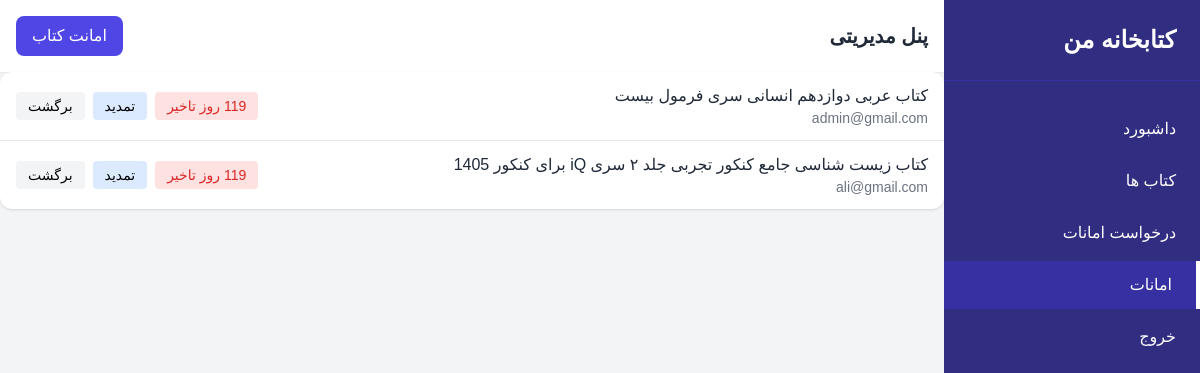
Before: /admin/loans_all (signed in) with the older database file.
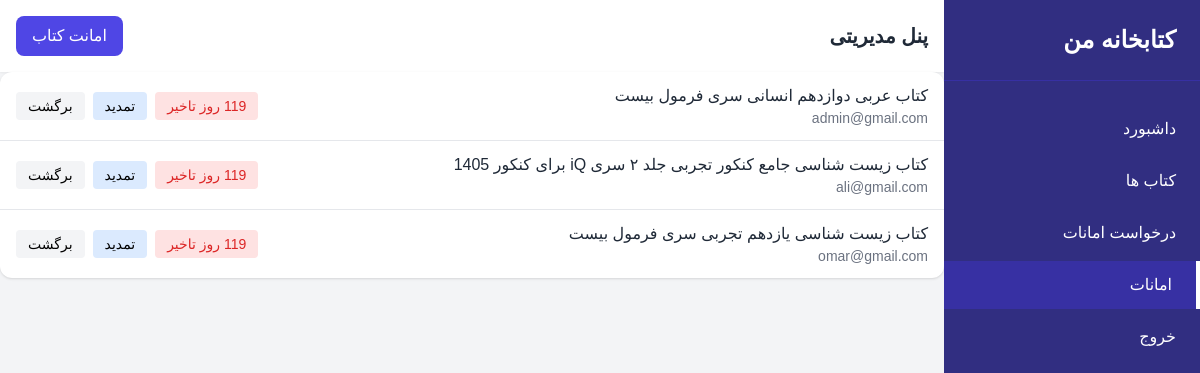
After: the same page with the newer database file.
### Model/__init__.py (models this page shows)
class Loans(Base):
    __tablename__ = "loans"
    id = Column(Integer, primary_key=True)
    book_id = Column(Integer, ForeignKey("books.id"), nullable=False)
    user_id = Column(Integer, ForeignKey("users.id"), nullable=False)
    reserve_date = Column(DateTime, nullable=True)
    loan_date = Column(DateTime, nullable=True)
    is_loaned = Column(Boolean, nullable=True, default=False)
    deadline_date = Column(DateTime, nullable=True)
    return_date = Column(DateTime, nullable=True)
    is_returnd = Column(Boolean, nullable=True, default=False)
    is_rejected = Column(Boolean, nullable=True, default=False)
    book = relationship("Books", back_populates="loans")
    user = relationship("User", back_populates="loans")

class Books(Base):
    __tablename__ = "books"
    id = Column(Integer, primary_key=True)
    title = Column(String, nullable=False)
    author = Column(String, nullable=False)
    description = Column(String, nullable=False)
    front_cover = Column(String, nullable=False)
    pdf_url = Column(String, nullable=True)
    audio_url = Column(String, nullable=True)
    loans = relationship("Loans", back_populates="book")
    reviews = relationship("Review", back_populates="book")
    scores = relationship("Score", back_populates="book")
    total_copies = Column(Integer, nullable=False)
    creator_id = Column(Integer, ForeignKey("users.id"), nullable=False)
    creator = relationship("User", back_populates="books")
    is_disable = Column(Boolean, nullable=True, default=False)
    tags = relationship(
        "Tags",
        secondary=book_tags,
        back_populates="books",
        passive_deletes=True,
    )

class User(Base):
    __tablename__ = "users"
    id = Column(Integer, primary_key=True)
    username = Column(String, unique=True, nullable=False)
    code_meli = Column(String, unique=True, nullable=True)
    firstName = Column(String)
    lastName = Column(String)
    password = Column(String, nullable=False)
    role = Column(
        SqlEnum(UserRole, name="user_role_enum"),
        nullable=False,
        default=UserRole.USER
    )
    books = relationship("Books",back_populates="creator")
    loans = relationship("Loans", back_populates="user")
    scores = relationship("Score", back_populates="user")
    reviews = relationship("Review", back_populates="user")

### Controller/admin.py (the view)
@router.get("/loans_all",response_class=HTMLResponse)
async def admin_add_loans(request: Request,session: Session = Depends(get_db)):
    model =session.query(Loans).where(and_(Loans.is_returnd == False,Loans.is_rejected == False,Loans.is_loaned ==True)).all()
    return templates.TemplateResponse("admin/loan_all.j2",{"request":request,"loans":model})

### templates/admin/loan_all.j2 (shortened to what this page needs)
{% extends 'admin/__layout.j2' %}
{% block button %}
    امانت کتاب
{% endblock %}
{% block body %}
    <ul class="bg-white rounded-xl shadow divide-y">
        {% for loan in loans %}
            <li class="flex justify-between items-center px-4 py-3 hover:bg-gray-50">
                <div>
                    <p class="font-medium text-gray-800">{{ loan.book.title }}</p>
                    <p class="text-sm text-gray-500">{{ loan.user.username }}</p>
                </div>
                <div class="flex gap-2">
                    {% set x = remin_day(loan) %}
                    {% if x <= 0 %}
                        <p class="text-sm px-3 py-1 rounded bg-red-100 text-red-600 hover:bg-red-200">
                            روز تاخیر
                        </p>
                    {% else %}
                        <p class="text-sm px-3 py-1 rounded bg-green-100 text-green-600 hover:bg-green-200">
                            {{ x }}
                            روز مانده
                        </p>
                    {% endif %}
<a href="{{ url_for("add_loan_extension",loan_id=loan.id) }}">
                        <button class="text-sm px-3 py-1 rounded bg-blue-100 hover:bg-blue-200">
                            تمدید
                        </button>
                    </a>
                    <a href="{{ url_for("adminReturns",loan_id=loan.id) }}">
                        <button class="text-sm px-3 py-1 rounded bg-gray-100 hover:bg-gray-200">
                            برگشت
                        </button>
                    </a>
                </div>
            </li>
        {% else %}
            <li class="px-4 py-6 text-center text-gray-500">
                موردی برای نمایش وجود ندارد
            </li>
        {% endfor %}
    </ul>
{% endblock %}

Changed rows visible on the page:
added Loans: book "کتاب زیست شناسی یازدهم تجربی سری فرمول بیست", user.username "omar@gmail.com"
